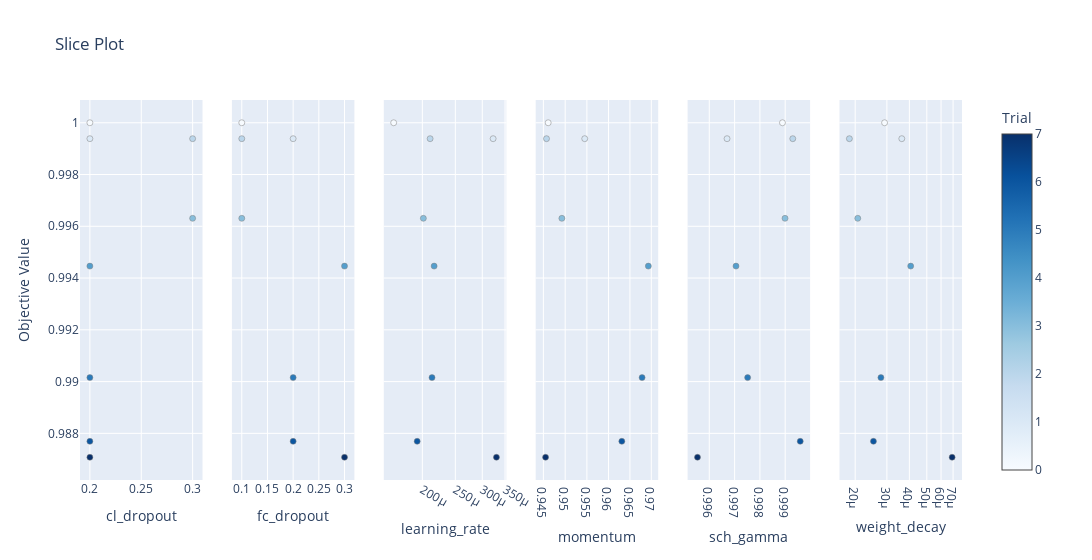

The notebook cell this image was saved under:
### Code cell
optuna.visualization.plot_slice(best_trials)

### Figure 1 — Plotly figure (JSON) as saved in the notebook; plotly's stock layout.template omitted (floating-point values rounded to 4 significant figures)
{"data": [{"marker": {"color": [0, 1, 2, 3, 4, 5, 6, 7], "colorbar": {"title": {"text": "Trial"}, "x": 1, "xpad": 40}, "colorscale": [[0, "rgb(247,251,255)"], [0.125, "rgb(222,235,247)"], [0.25, "rgb(198,219,239)"], [0.375, "rgb(158,202,225)"], [0.5, "rgb(107,174,214)"], [0.625, "rgb(66,146,198)"], [0.75, "rgb(33,113,181)"], [0.875, "rgb(8,81,156)"], [1, "rgb(8,48,107)"]], "line": {"color": "Grey", "width": 0.5}, "showscale": true}, "mode": "markers", "showlegend": false, "type": "scatter", "x": [0.2, 0.2, 0.3, 0.3, 0.2, 0.2, 0.2, 0.2], "xaxis": "x", "y": [1, 0.9994, 0.9994, 0.9963, 0.9945, 0.9902, 0.9877, 0.9871], "yaxis": "y"}, {"marker": {"color": [0, 1, 2, 3, 4, 5, 6, 7], "colorbar": {"title": {"text": "Trial"}, "x": 1, "xpad": 40}, "colorscale": [[0, "rgb(247,251,255)"], [0.125, "rgb(222,235,247)"], [0.25, "rgb(198,219,239)"], [0.375, "rgb(158,202,225)"], [0.5, "rgb(107,174,214)"], [0.625, "rgb(66,146,198)"], [0.75, "rgb(33,113,181)"], [0.875, "rgb(8,81,156)"], [1, "rgb(8,48,107)"]], "line": {"color": "Grey", "width": 0.5}, "showscale": false}, "mode": "markers", "showlegend": false, "type": "scatter", "x": [0.1, 0.2, 0.1, 0.1, 0.3, 0.2, 0.2, 0.3], "xaxis": "x2", "y": [1, 0.9994, 0.9994, 0.9963, 0.9945, 0.9902, 0.9877, 0.9871], "yaxis": "y2"}, {"marker": {"color": [0, 1, 2, 3, 4, 5, 6, 7], "colorbar": {"title": {"text": "Trial"}, "x": 1, "xpad": 40}, "colorscale": [[0, "rgb(247,251,255)"], [0.125, "rgb(222,235,247)"], [0.25, "rgb(198,219,239)"], [0.375, "rgb(158,202,225)"], [0.5, "rgb(107,174,214)"], [0.625, "rgb(66,146,198)"], [0.75, "rgb(33,113,181)"], [0.875, "rgb(8,81,156)"], [1, "rgb(8,48,107)"]], "line": {"color": "Grey", "width": 0.5}, "showscale": false}, "mode": "markers", "showlegend": false, "type": "scatter", "x": [0.0001647, 0.0003229, 0.0002108, 0.0002014, 0.0002166, 0.0002135, 0.0001931, 0.0003302], "xaxis": "x3", "y": [1, 0.9994, 0.9994, 0.9963, 0.9945, 0.9902, 0.9877, 0.9871], "yaxis": "y3"}, {"marker": {"color": [0, 1, 2, 3, 4, 5, 6, 7], "colorbar": {"title": {"text": "Trial"}, "x": 1, "xpad": 40}, "colorscale": [[0, "rgb(247,251,255)"], [0.125, "rgb(222,235,247)"], [0.25, "rgb(198,219,239)"], [0.375, "rgb(158,202,225)"], [0.5, "rgb(107,174,214)"], [0.625, "rgb(66,146,198)"], [0.75, "rgb(33,113,181)"], [0.875, "rgb(8,81,156)"], [1, "rgb(8,48,107)"]], "line": {"color": "Grey", "width": 0.5}, "showscale": false}, "mode": "markers", "showlegend": false, "type": "scatter", "x": [0.9461, 0.9545, 0.9457, 0.9492, 0.9693, 0.9678, 0.9631, 0.9455], "xaxis": "x4", "y": [1, 0.9994, 0.9994, 0.9963, 0.9945, 0.9902, 0.9877, 0.9871], "yaxis": "y4"}, {"marker": {"color": [0, 1, 2, 3, 4, 5, 6, 7], "colorbar": {"title": {"text": "Trial"}, "x": 1, "xpad": 40}, "colorscale": [[0, "rgb(247,251,255)"], [0.125, "rgb(222,235,247)"], [0.25, "rgb(198,219,239)"], [0.375, "rgb(158,202,225)"], [0.5, "rgb(107,174,214)"], [0.625, "rgb(66,146,198)"], [0.75, "rgb(33,113,181)"], [0.875, "rgb(8,81,156)"], [1, "rgb(8,48,107)"]], "line": {"color": "Grey", "width": 0.5}, "showscale": false}, "mode": "markers", "showlegend": false, "type": "scatter", "x": [0.9989, 0.9967, 0.9993, 0.999, 0.9971, 0.9975, 0.9996, 0.9955], "xaxis": "x5", "y": [1, 0.9994, 0.9994, 0.9963, 0.9945, 0.9902, 0.9877, 0.9871], "yaxis": "y5"}, {"marker": {"color": [0, 1, 2, 3, 4, 5, 6, 7], "colorbar": {"title": {"text": "Trial"}, "x": 1, "xpad": 40}, "colorscale": [[0, "rgb(247,251,255)"], [0.125, "rgb(222,235,247)"], [0.25, "rgb(198,219,239)"], [0.375, "rgb(158,202,225)"], [0.5, "rgb(107,174,214)"], [0.625, "rgb(66,146,198)"], [0.75, "rgb(33,113,181)"], [0.875, "rgb(8,81,156)"], [1, "rgb(8,48,107)"]], "line": {"color": "Grey", "width": 0.5}, "showscale": false}, "mode": "markers", "showlegend": false, "type": "scatter", "x": [2.913e-05, 3.631e-05, 1.856e-05, 2.067e-05, 4.069e-05, 2.779e-05, 2.526e-05, 6.914e-05], "xaxis": "x6", "y": [1, 0.9994, 0.9994, 0.9963, 0.9945, 0.9902, 0.9877, 0.9871], "yaxis": "y6"}], "layout": {"title": {"text": "Slice Plot"}, "width": 1800, "xaxis": {"anchor": "y", "domain": [0, 0.1389], "title": {"text": "cl_dropout"}}, "xaxis2": {"anchor": "y2", "domain": [0.1722, 0.3111], "title": {"text": "fc_dropout"}}, "xaxis3": {"anchor": "y3", "domain": [0.3444, 0.4833], "title": {"text": "learning_rate"}, "type": "log"}, "xaxis4": {"anchor": "y4", "domain": [0.5167, 0.6556], "title": {"text": "momentum"}, "type": "log"}, "xaxis5": {"anchor": "y5", "domain": [0.6889, 0.8278], "title": {"text": "sch_gamma"}, "type": "log"}, "xaxis6": {"anchor": "y6", "domain": [0.8611, 1], "title": {"text": "weight_decay"}, "type": "log"}, "yaxis": {"anchor": "x", "domain": [0, 1], "title": {"text": "Objective Value"}}, "yaxis2": {"anchor": "x2", "domain": [0, 1], "matches": "y", "showticklabels": false}, "yaxis3": {"anchor": "x3", "domain": [0, 1], "matches": "y", "showticklabels": false}, "yaxis4": {"anchor": "x4", "domain": [0, 1], "matches": "y", "showticklabels": false}, "yaxis5": {"anchor": "x5", "domain": [0, 1], "matches": "y", "showticklabels": false}, "yaxis6": {"anchor": "x6", "domain": [0, 1], "matches": "y", "showticklabels": false}}}
